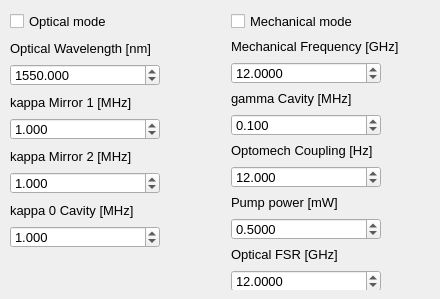
          <widget class="QWidget" name="tab">
           <attribute name="title">
            <string>Configure your simulation</string>
           </attribute>
           <widget class="QWidget" name="layoutWidget">
            <property name="geometry">
             <rect>
              <x>10</x>
              <y>10</y>
              <width>421</width>
              <height>280</height>
             </rect>
            </property>
            <layout class="QHBoxLayout" name="horizontalLayout">
             <item>
              <layout class="QVBoxLayout" name="verticalLayout_6">
               <item>
                <widget class="QCheckBox" name="C_use_optical">
                 <property name="enabled">
                  <bool>true</bool>
                 </property>
                 <property name="sizePolicy">
                  <sizepolicy hsizetype="Minimum" vsizetype="Fixed">
                   <horstretch>0</horstretch>
                   <verstretch>0</verstretch>
                  </sizepolicy>
                 </property>
                 <property name="minimumSize">
                  <size>
                   <width>80</width>
                   <height>22</height>
                  </size>
                 </property>
                 <property name="maximumSize">
                  <size>
                   <width>16777215</width>
                   <height>22</height>
                  </size>
                 </property>
                 <property name="font">
                  <font>
                   <pointsize>10</pointsize>
                  </font>
                 </property>
                 <property name="toolTip">
                  <string/>
                 </property>
                 <property name="text">
                  <string>Optical mode</string>
                 </property>
                 <property name="checkable">
                  <bool>true</bool>
                 </property>
                 <property name="checked">
                  <bool>false</bool>
                 </property>
                </widget>
               </item>
               <item>
                <widget class="QLabel" name="C_omega_p_nm_lbl">
                 <property name="minimumSize">
                  <size>
                   <width>200</width>
                   <height>20</height>
                  </size>
                 </property>
                 <property name="maximumSize">
                  <size>
                   <width>16777215</width>
                   <height>20</height>
                  </size>
                 </property>
                 <property name="font">
                  <font>
                   <pointsize>10</pointsize>
                  </font>
                 </property>
                 <property name="text">
                  <string>Optical Wavelength [nm]</string>
                 </property>
                </widget>
               </item>
               <item>
                <widget class="QDoubleSpinBox" name="C_omega_p_nm">
                 <property name="sizePolicy">
                  <sizepolicy hsizetype="Fixed" vsizetype="Fixed">
                   <horstretch>0</horstretch>
                   <verstretch>0</verstretch>
                  </sizepolicy>
                 </property>
                 <property name="minimumSize">
                  <size>
                   <width>150</width>
                   <height>22</height>
                  </size>
                 </property>
                 <property name="maximumSize">
                  <size>
                   <width>16777215</width>
                   <height>22</height>
                  </size>
                 </property>
                 <property name="font">
                  <font>
                   <pointsize>10</pointsize>
                  </font>
                 </property>
                 <property name="decimals">
                  <number>3</number>
                 </property>
                 <property name="minimum">
                  <double>1500.000000000000000</double>
                 </property>
                 <property name="maximum">
                  <double>1600.000000000000000</double>
                 </property>
                 <property name="singleStep">
                  <double>1.000000000000000</double>
                 </property>
                 <property name="value">
                  <double>1550.000000000000000</double>
                 </property>
                </widget>
               </item>
               <item>
                <widget class="QLabel" name="C_kappa_ext_1_MHz_lbl">
                 <property name="minimumSize">
                  <size>
                   <width>200</width>
                   <height>20</height>
                  </size>
                 </property>
                 <property name="maximumSize">
                  <size>
                   <width>16777215</width>
                   <height>20</height>
                  </size>
                 </property>
                 <property name="font">
                  <font>
                   <pointsize>10</pointsize>
                  </font>
                 </property>
                 <property name="text">
                  <string>kappa Mirror 1 [MHz]</string>
                 </property>
                </widget>
               </item>
               <item>
                <widget class="QDoubleSpinBox" name="C_kappa_ext_1_MHz">
                 <property name="sizePolicy">
                  <sizepolicy hsizetype="Fixed" vsizetype="Fixed">
                   <horstretch>0</horstretch>
                   <verstretch>0</verstretch>
                  </sizepolicy>
                 </property>
                 <property name="minimumSize">
                  <size>
                   <width>150</width>
                   <height>22</height>
                  </size>
                 </property>
                 <property name="maximumSize">
                  <size>
                   <width>16777215</width>
                   <height>22</height>
                  </size>
                 </property>
                 <property name="font">
                  <font>
                   <pointsize>10</pointsize>
                  </font>
                 </property>
                 <property name="decimals">
                  <number>3</number>
                 </property>
                 <property name="maximum">
                  <double>20.000000000000000</double>
                 </property>
                 <property name="singleStep">
                  <double>0.100000000000000</double>
                 </property>
                 <property name="value">
                  <double>1.000000000000000</double>
                 </property>
                </widget>
               </item>
               <item>
                <widget class="QLabel" name="C_kappa_ext_2_MHz_lbl">
                 <property name="minimumSize">
                  <size>
                   <width>200</width>
                   <height>20</height>
                  </size>
                 </property>
                 <property name="maximumSize">
                  <size>
                   <width>16777215</width>
                   <height>20</height>
                  </size>
                 </property>
                 <property name="font">
                  <font>
                   <pointsize>10</pointsize>
                  </font>
                 </property>
                 <property name="text">
                  <string>kappa Mirror 2 [MHz]</string>
                 </property>
                </widget>
               </item>
               <item>
                <widget class="QDoubleSpinBox" name="C_kappa_ext_2_MHz">
                 <property name="sizePolicy">
                  <sizepolicy hsizetype="Fixed" vsizetype="Fixed">
                   <horstretch>0</horstretch>
                   <verstretch>0</verstretch>
                  </sizepolicy>
                 </property>
                 <property name="minimumSize">
                  <size>
                   <width>150</width>
                   <height>22</height>
                  </size>
                 </property>
                 <property name="maximumSize">
                  <size>
                   <width>16777215</width>
                   <height>22</height>
                  </size>
                 </property>
                 <property name="font">
                  <font>
                   <pointsize>10</pointsize>
                  </font>
                 </property>
                 <property name="decimals">
                  <number>3</number>
                 </property>
                 <property name="maximum">
                  <double>20.000000000000000</double>
                 </property>
                 <property name="singleStep">
                  <double>0.100000000000000</double>
                 </property>
                 <property name="value">
                  <double>1.000000000000000</double>
                 </property>
                </widget>
               </item>
               <item>
                <widget class="QLabel" name="C_kappa_0_MHz_lbl">
                 <property name="minimumSize">
                  <size>
                   <width>200</width>
                   <height>20</height>
                  </size>
                 </property>
                 <property name="maximumSize">
                  <size>
                   <width>16777215</width>
                   <height>20</height>
                  </size>
                 </property>
                 <property name="font">
                  <font>
                   <pointsize>10</pointsize>
                  </font>
                 </property>
                 <property name="text">
                  <string>kappa 0 Cavity [MHz]</string>
                 </property>
                </widget>
               </item>
               <item>
                <widget class="QDoubleSpinBox" name="C_kappa_0_MHz">
                 <property name="sizePolicy">
                  <sizepolicy hsizetype="Fixed" vsizetype="Fixed">
                   <horstretch>0</horstretch>
                   <verstretch>0</verstretch>
                  </sizepolicy>
                 </property>
                 <property name="minimumSize">
                  <size>
                   <width>150</width>
                   <height>22</height>
                  </size>
                 </property>
                 <property name="maximumSize">
                  <size>
                   <width>16777215</width>
                   <height>22</height>
                  </size>
                 </property>
                 <property name="font">
                  <font>
                   <pointsize>10</pointsize>
                  </font>
                 </property>
                 <property name="decimals">
                  <number>3</number>
                 </property>
                 <property name="maximum">
                  <double>20.000000000000000</double>
                 </property>
                 <property name="singleStep">
                  <double>0.100000000000000</double>
                 </property>
                 <property name="value">
                  <double>1.000000000000000</double>
                 </property>
                </widget>
               </item>
               <item>
                <spacer name="verticalSpacer_4">
                 <property name="orientation">
                  <enum>Qt::Vertical</enum>
                 </property>
                 <property name="sizeType">
                  <enum>QSizePolicy::Expanding</enum>
                 </property>
                 <property name="sizeHint" stdset="0">
                  <size>
                   <width>20</width>
                   <height>10</height>
                  </size>
                 </property>
                </spacer>
               </item>
              </layout>
             </item>
             <item>
              <spacer name="horizontalSpacer">
               <property name="orientation">
                <enum>Qt::Horizontal</enum>
               </property>
               <property name="sizeHint" stdset="0">
                <size>
                 <width>40</width>
                 <height>20</height>
                </size>
               </property>
              </spacer>
             </item>
             <item>
              <layout class="QVBoxLayout" name="verticalLayout_7">
               <item>
                <widget class="QCheckBox" name="C_use_mech">
                 <property name="enabled">
                  <bool>true</bool>
                 </property>
                 <property name="sizePolicy">
                  <sizepolicy hsizetype="Minimum" vsizetype="Fixed">
                   <horstretch>0</horstretch>
                   <verstretch>0</verstretch>
                  </sizepolicy>
                 </property>
                 <property name="minimumSize">
                  <size>
                   <width>80</width>
                   <height>22</height>
                  </size>
                 </property>
                 <property name="maximumSize">
                  <size>
                   <width>16777215</width>
                   <height>22</height>
                  </size>
                 </property>
                 <property name="font">
                  <font>
                   <pointsize>10</pointsize>
                  </font>
                 </property>
                 <property name="toolTip">
                  <string/>
                 </property>
                 <property name="text">
                  <string>Mechanical mode</string>
                 </property>
                 <property name="checked">
                  <bool>false</bool>
                 </property>
                </widget>
               </item>
               <item>
                <widget class="QLabel" name="C_Omega_m_GHz_lbl">
                 <property name="minimumSize">
                  <size>
                   <width>200</width>
                   <height>20</height>
                  </size>
                 </property>
                 <property name="maximumSize">
                  <size>
                   <width>16777215</width>
                   <height>20</height>
                  </size>
                 </property>
                 <property name="font">
                  <font>
                   <pointsize>10</pointsize>
                  </font>
                 </property>
                 <property name="text">
                  <string>Mechanical Frequency [GHz]</string>
                 </property>
                </widget>
               </item>
               <item>
                <widget class="QDoubleSpinBox" name="C_Omega_m_GHz">
                 <property name="sizePolicy">
                  <sizepolicy hsizetype="Fixed" vsizetype="Fixed">
                   <horstretch>0</horstretch>
                   <verstretch>0</verstretch>
                  </sizepolicy>
                 </property>
                 <property name="minimumSize">
                  <size>
                   <width>150</width>
                   <height>22</height>
                  </size>
                 </property>
                 <property name="maximumSize">
                  <size>
                   <width>16777215</width>
                   <height>22</height>
                  </size>
                 </property>
                 <property name="font">
                  <font>
                   <pointsize>10</pointsize>
                  </font>
                 </property>
                 <property name="decimals">
                  <number>4</number>
                 </property>
                 <property name="minimum">
                  <double>1.000000000000000</double>
                 </property>
                 <property name="maximum">
                  <double>20.000000000000000</double>
                 </property>
                 <property name="singleStep">
                  <double>0.001000000000000</double>
                 </property>
                 <property name="value">
                  <double>12.000000000000000</double>
                 </property>
                </widget>
               </item>
               <item>
                <widget class="QLabel" name="C_gamma_MHz_lbl">
                 <property name="minimumSize">
                  <size>
                   <width>200</width>
                   <height>20</height>
                  </size>
                 </property>
                 <property name="maximumSize">
                  <size>
                   <width>16777215</width>
                   <height>20</height>
                  </size>
                 </property>
                 <property name="font">
                  <font>
                   <pointsize>10</pointsize>
                  </font>
                 </property>
                 <property name="text">
                  <string>gamma Cavity [MHz]</string>
                 </property>
                </widget>
               </item>
               <item>
                <widget class="QDoubleSpinBox" name="C_gamma_MHz">
                 <property name="sizePolicy">
                  <sizepolicy hsizetype="Fixed" vsizetype="Fixed">
                   <horstretch>0</horstretch>
                   <verstretch>0</verstretch>
                  </sizepolicy>
                 </property>
                 <property name="minimumSize">
                  <size>
                   <width>150</width>
                   <height>22</height>
                  </size>
                 </property>
                 <property name="maximumSize">
                  <size>
                   <width>16777215</width>
                   <height>22</height>
                  </size>
                 </property>
                 <property name="font">
                  <font>
                   <pointsize>10</pointsize>
                  </font>
                 </property>
                 <property name="decimals">
                  <number>3</number>
                 </property>
                 <property name="maximum">
                  <double>100.000000000000000</double>
                 </property>
                 <property name="singleStep">
                  <double>0.100000000000000</double>
                 </property>
                 <property name="value">
                  <double>0.100000000000000</double>
                 </property>
                </widget>
               </item>
               <item>
                <widget class="QLabel" name="C_G0_Hz_lbl">
                 <property name="minimumSize">
                  <size>
                   <width>200</width>
                   <height>20</height>
                  </size>
                 </property>
                 <property name="maximumSize">
                  <size>
                   <width>16777215</width>
                   <height>20</height>
                  </size>
                 </property>
                 <property name="font">
                  <font>
                   <pointsize>10</pointsize>
                  </font>
                 </property>
                 <property name="text">
                  <string>Optomech Coupling [Hz]</string>
                 </property>
                </widget>
               </item>
               <item>
                <widget class="QDoubleSpinBox" name="C_G0_Hz">
                 <property name="sizePolicy">
                  <sizepolicy hsizetype="Fixed" vsizetype="Fixed">
                   <horstretch>0</horstretch>
                   <verstretch>0</verstretch>
                  </sizepolicy>
                 </property>
                 <property name="minimumSize">
                  <size>
                   <width>150</width>
                   <height>22</height>
                  </size>
                 </property>
                 <property name="maximumSize">
                  <size>
                   <width>16777215</width>
                   <height>22</height>
                  </size>
                 </property>
                 <property name="font">
                  <font>
                   <pointsize>10</pointsize>
                  </font>
                 </property>
                 <property name="decimals">
                  <number>3</number>
                 </property>
                 <property name="maximum">
                  <double>1000.000000000000000</double>
                 </property>
                 <property name="singleStep">
                  <double>0.100000000000000</double>
                 </property>
                 <property name="value">
                  <double>12.000000000000000</double>
                 </property>
                </widget>
               </item>
               <item>
                <widget class="QLabel" name="C_P_mW_lbl">
                 <property name="minimumSize">
                  <size>
                   <width>200</width>
                   <height>20</height>
                  </size>
                 </property>
                 <property name="maximumSize">
                  <size>
                   <width>16777215</width>
                   <height>20</height>
                  </size>
                 </property>
                 <property name="font">
                  <font>
                   <pointsize>10</pointsize>
                  </font>
                 </property>
                 <property name="text">
                  <string>Pump power [mW]</string>
                 </property>
                </widget>
               </item>
               <item>
                <widget class="QDoubleSpinBox" name="C_P_mW">
                 <property name="sizePolicy">
                  <sizepolicy hsizetype="Fixed" vsizetype="Fixed">
                   <horstretch>0</horstretch>
                   <verstretch>0</verstretch>
                  </sizepolicy>
                 </property>
                 <property name="minimumSize">
                  <size>
                   <width>150</width>
                   <height>22</height>
                  </size>
                 </property>
                 <property name="maximumSize">
                  <size>
                   <width>16777215</width>
                   <height>22</height>
                  </size>
                 </property>
                 <property name="font">
                  <font>
                   <pointsize>10</pointsize>
                  </font>
                 </property>
                 <property name="decimals">
                  <number>4</number>
                 </property>
                 <property name="minimum">
                  <double>0.000000000000000</double>
                 </property>
                 <property name="maximum">
                  <double>1000.000000000000000</double>
                 </property>
                 <property name="singleStep">
                  <double>0.100000000000000</double>
                 </property>
                 <property name="value">
                  <double>0.500000000000000</double>
                 </property>
                </widget>
               </item>
               <item>
                <widget class="QLabel" name="C_FSR_GHz_lbl">
                 <property name="minimumSize">
                  <size>
                   <width>200</width>
                   <height>20</height>
                  </size>
                 </property>
                 <property name="maximumSize">
                  <size>
                   <width>16777215</width>
                   <height>20</height>
                  </size>
                 </property>
                 <property name="font">
                  <font>
                   <pointsize>10</pointsize>
                  </font>
                 </property>
                 <property name="text">
                  <string>Optical FSR [GHz]</string>
                 </property>
                </widget>
               </item>
               <item>
                <widget class="QDoubleSpinBox" name="C_FSR_GHz">
                 <property name="sizePolicy">
                  <sizepolicy hsizetype="Fixed" vsizetype="Fixed">
                   <horstretch>0</horstretch>
                   <verstretch>0</verstretch>
                  </sizepolicy>
                 </property>
                 <property name="minimumSize">
                  <size>
                   <width>150</width>
                   <height>22</height>
                  </size>
                 </property>
                 <property name="maximumSize">
                  <size>
                   <width>16777215</width>
                   <height>22</height>
                  </size>
                 </property>
                 <property name="font">
                  <font>
                   <pointsize>10</pointsize>
                  </font>
                 </property>
                 <property name="decimals">
                  <number>4</number>
                 </property>
                 <property name="minimum">
                  <double>1.000000000000000</double>
                 </property>
                 <property name="maximum">
                  <double>100.000000000000000</double>
                 </property>
                 <property name="singleStep">
                  <double>0.001000000000000</double>
                 </property>
                 <property name="value">
                  <double>12.000000000000000</double>
                 </property>
                </widget>
               </item>
               <item>
                <spacer name="verticalSpacer_6">
                 <property name="orientation">
                  <enum>Qt::Vertical</enum>
                 </property>
                 <property name="sizeType">
                  <enum>QSizePolicy::Expanding</enum>
                 </property>
                 <property name="sizeHint" stdset="0">
                  <size>
                   <width>20</width>
                   <height>10</height>
                  </size>
                 </property>
                </spacer>
               </item>
              </layout>
             </item>
            </layout>
           </widget>
          </widget>
